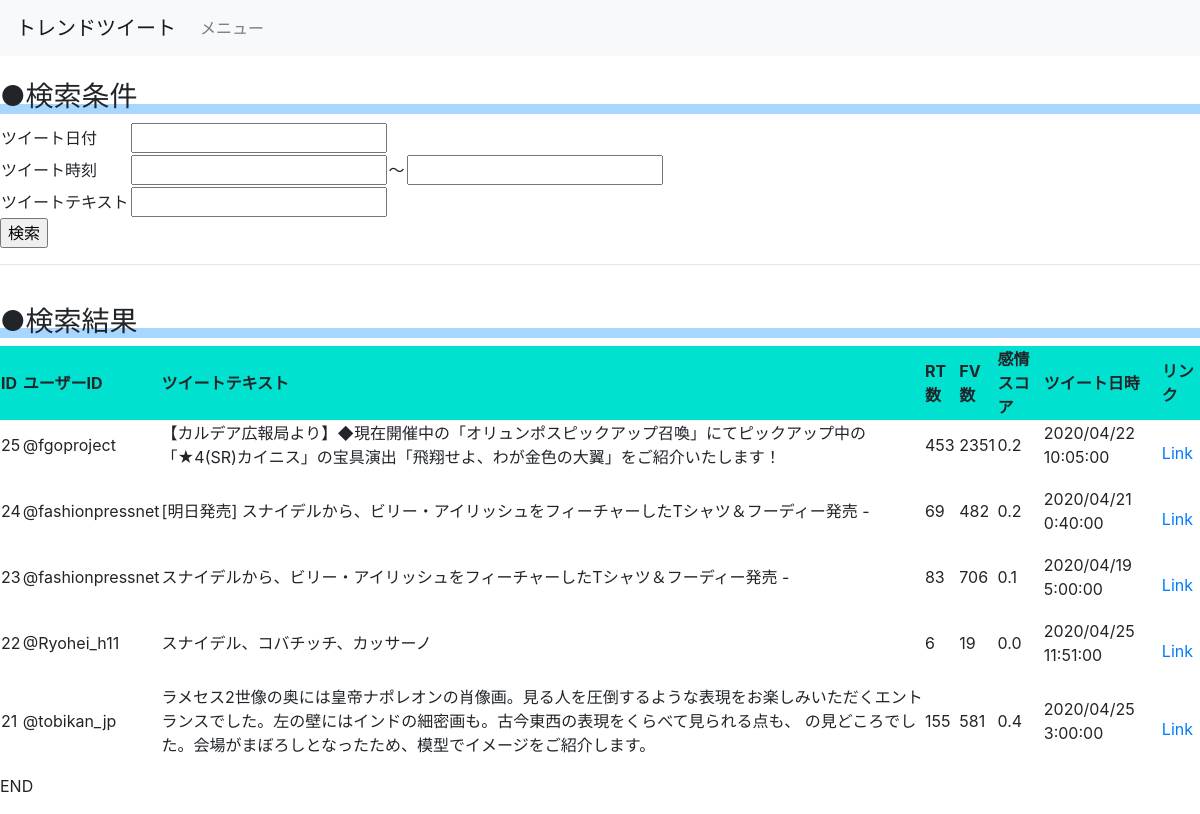
/app/trend/5/tweet/, run on the app's committed database.
### app/models.py (models this page shows, shortened)
class Tweet(models.Model):
    userid = models.CharField(
        verbose_name = 'ユーザーID',
        max_length = 200,
    )
    tweettext = models.CharField(
        verbose_name = 'ツイートテキスト',
        max_length = 500,
        blank=True,
        null=True,
    )
    retweetvolume = models.IntegerField(
        verbose_name='RT数',
        validators=[validators.MinValueValidator(0)],
    )
    favoritevolume = models.IntegerField(
        verbose_name='FV数',
        validators=[validators.MinValueValidator(0)],
    )
    tweeturl = models.CharField(
        verbose_name = 'ツイートURL',
        max_length = 200,
    )
    tweettime = models.DateTimeField(
        verbose_name='ツイート日時',
    )
    tweetsentimentscore = models.FloatField(
        verbose_name='ツイート感情指数',
        blank=True,
        null=True,
    )
    tweetsentimentsmagnitude = models.FloatField(
        verbose_name='ツイート感情強度指数',
        blank=True,
        null=True,
    )
    tweetvalidstrcount = models.IntegerField(
        verbose_name='ツイート有効文字数',
        validators=[validators.MinValueValidator(0)],
    )
    trend = models.ForeignKey(Trend, on_delete=models.CASCADE)
    url = models.ForeignKey(Url, on_delete=models.CASCADE)

### app/views.py (the view, shortened to what this page needs)
# urls.py: path('trend/<int:trendid>/tweet/', views.tweet_forms, name='tweet'),
def tweet_forms(request, trendid):
    message = ''
    tweet_list = Tweet.objects.all().order_by('-pk')
    form = forms.TweetForm(request.GET or request.POST or None)
    if request.method == 'GET':
        if trendid:
            tweet_list = tweet_list.filter(trend__pk=trendid)
    d = {
        'form': form,
        'message': message,
        'tweet_list' : tweet_list,
        }
    return render(request, 'app/tweet_list.html', d)

### app/forms.py
class TweetForm(forms.ModelForm):
    create_at_date = forms.DateField(label='ツイート日付', required=False, widget=datetimepicker.TimePickerInput(
                    format='%Y-%m-%d',
                    options={
                        'locale': 'ja',
                    }
                ))
    create_at_from  = forms.TimeField(label='ツイート時刻', required=False, widget=datetimepicker.TimePickerInput(
                    format='%H:%M:%S',
                    options={
                        'locale': 'ja',
                    }
                ))
    create_at_to  = forms.TimeField(required=False, widget=datetimepicker.TimePickerInput(
                    format='%H:%M:%S',
                    options={
                        'locale': 'ja',
                    }
                ))
    class Meta:
        model = Tweet
        fields = ('tweettext',)

### app/templates/app/tweet_list.html (shortened to what this page needs)
{% extends "app/_base.html" %}
{% block content %}
<br>
  <h3 class="sub_title">●検索条件</h3>
  <form method="post" action="">
	<table>
	  <tr>
	    <td>{{ form.create_at_date.label }}</td>
	    <td>{{ form.create_at_date }}</td>
	  </tr>
	  <tr>
	    <td>{{ form.create_at_from.label }}</td>
	    <td>{{ form.create_at_from }}</td>
		<td> ～	</td>
	    <td>{{ form.create_at_to }}</td>
	  </tr>
	  <tr>
	    <td>{{ form.tweettext.label }}</td>
	    <td>{{ form.tweettext }}</td>
	  </tr>
	</table>
    <input type="submit" value="検索">
  </form>
  <hr>
  <br>
    <h3 class="sub_title">●検索結果</h3>
	<div class="row">
		<div class="col-12">
			<ul class="list-group">
				<table id="tablelist" class="tablesorter">
					<thead>
					<tr>
						<th>ID</th>
						<th>ユーザーID</th>
						<th>ツイートテキスト</th>
						<th>RT数</th>
						<th>FV数</th>
						<th>感情スコア</th>
						<th>ツイート日時</th>
						<th>リンク</th>
					</tr>
					</thead>
					{% for tweet in tweet_list %}
						<tr>
							<td><p>{{ tweet.pk }}</p></td>
							<td><p>{{ tweet.userid }}</p></td>
							<td><p>{{ tweet.tweettext }}</p></td>
							<td><p>{{ tweet.retweetvolume }}</p></td>
							<td><p>{{ tweet.favoritevolume }}</p></td>
							<td><p>{{ tweet.tweetsentimentscore }}</p></td>
							<td><p>{{ tweet.tweettime|date:"Y/m/d G:i:s"}}</p></td>
							<td><a href={{ tweet.tweeturl }}>Link</a></td>
						</tr>
				{% empty %}
				<li class="list-group-item">
					対象のデータがありません
				</li>
				{% endfor %}
				</table>
			</ul>
		</div>
	</div>
{% endblock %}

### app/static/app/css/app.css (style rules this page uses)
th { background-color: #00e2cf; }
h3.sub_title { background: linear-gradient(transparent 70%, #a7d6ff 70%); }

### data on the page
Tweet: pk "25", userid "@fgoproject", tweettext "【カルデア広報局より】◆現在開催中の「オリュンポスピックアップ召喚」にてピックアップ中の「★4(SR)カイニス」の宝具演出「飛翔せよ、わが金色の大翼」をご紹介いたします！", retweetvolume "453", favoritevolume "2351", tweetsentimentscore "0.2", tweettime "2020/04/22 10:05:00"
Tweet: pk "24", userid "@fashionpressnet", tweettext "[明日発売] スナイデルから、ビリー・アイリッシュをフィーチャーしたTシャツ＆フーディー発売 -", retweetvolume "69", favoritevolume "482", tweetsentimentscore "0.2", tweettime "2020/04/21 0:40:00"
Tweet: pk "23", userid "@fashionpressnet", tweettext "スナイデルから、ビリー・アイリッシュをフィーチャーしたTシャツ＆フーディー発売 -", retweetvolume "83", favoritevolume "706", tweetsentimentscore "0.1", tweettime "2020/04/19 5:00:00"
Tweet: pk "22", userid "@Ryohei_h11", tweettext "スナイデル、コバチッチ、カッサーノ", retweetvolume "6", favoritevolume "19", tweetsentimentscore "0.0", tweettime "2020/04/25 11:51:00"
Tweet: pk "21", userid "@tobikan_jp", tweettext "ラメセス2世像の奥には皇帝ナポレオンの肖像画。見る人を圧倒するような表現をお楽しみいただくエントランスでした。左の壁にはインドの細密画も。古今東西の表現をくらべて見られる点も、 の見どころでした。会場がまぼろしとなったため、模型でイメージをご紹介します。", retweetvolume "155", favoritevolume "581", tweetsentimentscore "0.4", tweettime "2020/04/25 3:00:00"
